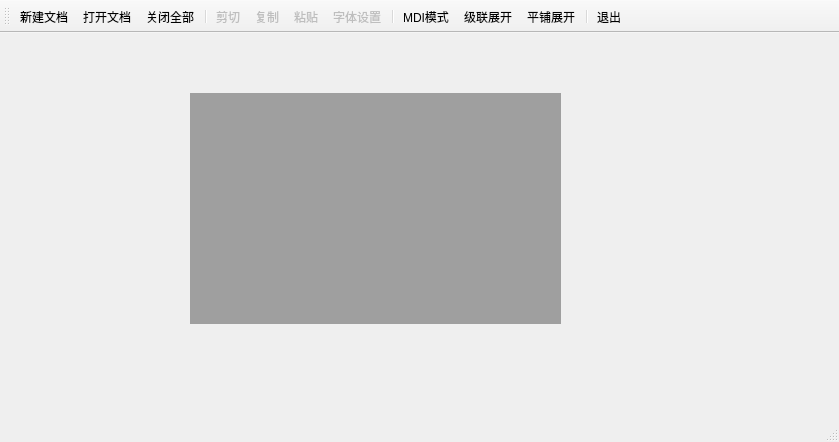
<?xml version="1.0" encoding="UTF-8"?>
<ui version="4.0">
 <class>MainWindow</class>
 <widget class="QMainWindow" name="MainWindow">
  <property name="geometry">
   <rect>
    <x>0</x>
    <y>0</y>
    <width>839</width>
    <height>442</height>
   </rect>
  </property>
  <property name="windowTitle">
   <string>MainWindow</string>
  </property>
  <widget class="QWidget" name="centralwidget">
   <widget class="QMdiArea" name="mdiArea">
    <property name="geometry">
     <rect>
      <x>190</x>
      <y>60</y>
      <width>371</width>
      <height>231</height>
     </rect>
    </property>
   </widget>
  </widget>
  <widget class="QMenuBar" name="menubar">
   <property name="geometry">
    <rect>
     <x>0</x>
     <y>0</y>
     <width>839</width>
     <height>26</height>
    </rect>
   </property>
  </widget>
  <widget class="QStatusBar" name="statusbar"/>
  <widget class="QToolBar" name="toolBar">
   <property name="windowTitle">
    <string>toolBar</string>
   </property>
   <property name="toolButtonStyle">
    <enum>Qt::ToolButtonTextUnderIcon</enum>
   </property>
   <attribute name="toolBarArea">
    <enum>TopToolBarArea</enum>
   </attribute>
   <attribute name="toolBarBreak">
    <bool>false</bool>
   </attribute>
   <addaction name="actDoc_New"/>
   <addaction name="actDoc_Open"/>
   <addaction name="actCloseALL"/>
   <addaction name="separator"/>
   <addaction name="actCut"/>
   <addaction name="actCopy"/>
   <addaction name="actPaste"/>
   <addaction name="actFont"/>
   <addaction name="separator"/>
   <addaction name="actViewMode"/>
   <addaction name="actCascade"/>
   <addaction name="actTile"/>
   <addaction name="separator"/>
   <addaction name="actQuit"/>
  </widget>
  <action name="actDoc_New">
   <property name="icon">
    <iconset resource="res.qrc">
     <normaloff>:/images/images/100.bmp</normaloff>:/images/images/100.bmp</iconset>
   </property>
   <property name="text">
    <string>新建文档</string>
   </property>
   <property name="toolTip">
    <string>新建文档窗口</string>
   </property>
  </action>
  <action name="actQuit">
   <property name="icon">
    <iconset resource="res.qrc">
     <normaloff>:/images/images/132.bmp</normaloff>:/images/images/132.bmp</iconset>
   </property>
   <property name="text">
    <string>退出</string>
   </property>
   <property name="toolTip">
    <string>退出本系统</string>
   </property>
  </action>
  <action name="actDoc_Open">
   <property name="icon">
    <iconset resource="res.qrc">
     <normaloff>:/images/images/122.bmp</normaloff>:/images/images/122.bmp</iconset>
   </property>
   <property name="text">
    <string>打开文档</string>
   </property>
   <property name="toolTip">
    <string>打开文档</string>
   </property>
  </action>
  <action name="actFont">
   <property name="enabled">
    <bool>false</bool>
   </property>
   <property name="icon">
    <iconset resource="res.qrc">
     <normaloff>:/images/images/506.bmp</normaloff>:/images/images/506.bmp</iconset>
   </property>
   <property name="text">
    <string>字体设置</string>
   </property>
   <property name="toolTip">
    <string>字体设置</string>
   </property>
  </action>
  <action name="actCut">
   <property name="enabled">
    <bool>false</bool>
   </property>
   <property name="icon">
    <iconset resource="res.qrc">
     <normaloff>:/images/images/200.bmp</normaloff>:/images/images/200.bmp</iconset>
   </property>
   <property name="text">
    <string>剪切</string>
   </property>
   <property name="toolTip">
    <string>剪切</string>
   </property>
  </action>
  <action name="actCopy">
   <property name="enabled">
    <bool>false</bool>
   </property>
   <property name="icon">
    <iconset resource="res.qrc">
     <normaloff>:/images/images/202.bmp</normaloff>:/images/images/202.bmp</iconset>
   </property>
   <property name="text">
    <string>复制</string>
   </property>
   <property name="toolTip">
    <string>复制</string>
   </property>
  </action>
  <action name="actPaste">
   <property name="enabled">
    <bool>false</bool>
   </property>
   <property name="icon">
    <iconset resource="res.qrc">
     <normaloff>:/images/images/204.bmp</normaloff>:/images/images/204.bmp</iconset>
   </property>
   <property name="text">
    <string>粘贴</string>
   </property>
   <property name="toolTip">
    <string>粘贴</string>
   </property>
  </action>
  <action name="actViewMode">
   <property name="checkable">
    <bool>true</bool>
   </property>
   <property name="icon">
    <iconset resource="res.qrc">
     <normaloff>:/images/images/230.bmp</normaloff>:/images/images/230.bmp</iconset>
   </property>
   <property name="text">
    <string>MDI模式</string>
   </property>
   <property name="toolTip">
    <string>窗口模式或页面模式</string>
   </property>
  </action>
  <action name="actCascade">
   <property name="icon">
    <iconset resource="res.qrc">
     <normaloff>:/images/images/400.bmp</normaloff>:/images/images/400.bmp</iconset>
   </property>
   <property name="text">
    <string>级联展开</string>
   </property>
   <property name="toolTip">
    <string>窗口级联展开</string>
   </property>
  </action>
  <action name="actTile">
   <property name="icon">
    <iconset resource="res.qrc">
     <normaloff>:/images/images/406.bmp</normaloff>:/images/images/406.bmp</iconset>
   </property>
   <property name="text">
    <string>平铺展开</string>
   </property>
   <property name="toolTip">
    <string>窗口平铺展开</string>
   </property>
  </action>
  <action name="actCloseALL">
   <property name="icon">
    <iconset resource="res.qrc">
     <normaloff>:/images/images/128.bmp</normaloff>:/images/images/128.bmp</iconset>
   </property>
   <property name="text">
    <string>关闭全部</string>
   </property>
   <property name="toolTip">
    <string>关闭所有窗口</string>
   </property>
  </action>
 </widget>
 <resources>
  <include location="res.qrc"/>
 </resources>
 <connections>
  <connection>
   <sender>actQuit</sender>
   <signal>triggered()</signal>
   <receiver>MainWindow</receiver>
   <slot>close()</slot>
   <hints>
    <hint type="sourcelabel">
     <x>-1</x>
     <y>-1</y>
    </hint>
    <hint type="destinationlabel">
     <x>419</x>
     <y>220</y>
    </hint>
   </hints>
  </connection>
 </connections>
</ui>
